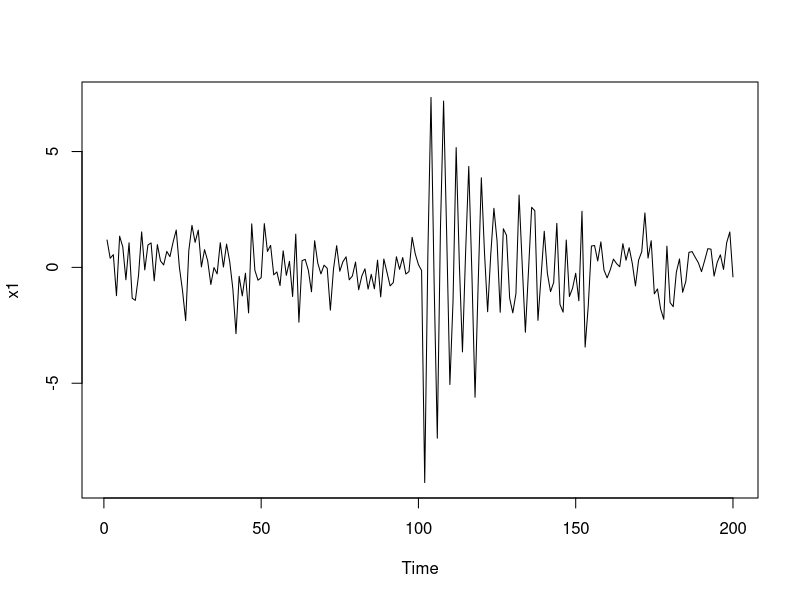
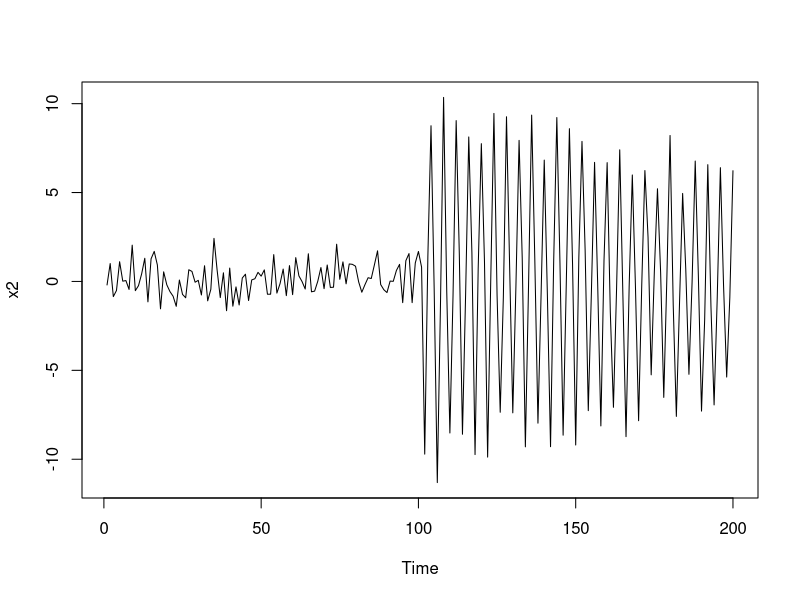
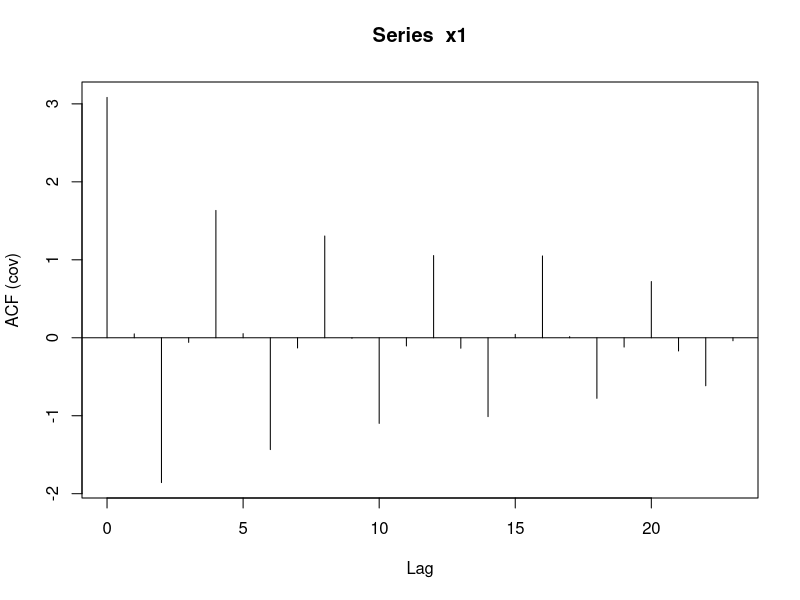
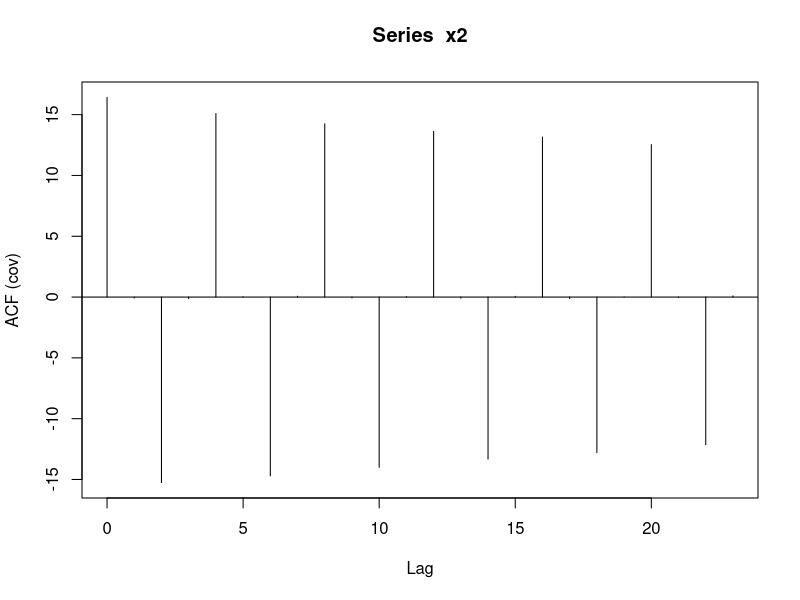

R code for these plots, in order:
## ---- chunk 1
knitr::opts_chunk$set(echo = TRUE)
## ---- chunk 2
s1 = c(rep(0,100) , 10*exp(-(1:100)/20)*cos(2*pi*1:100/4)) 
x1 = ts(s1 + rnorm(200, 0, 1)) 
mean(x1)
plot(x1)


s2 = c(rep(0,100) , 10*exp(-(1:100)/200)*cos(2*pi*1:100/4)) 
x2 = ts(s2 + rnorm(200, 0, 1)) 
mean(x2)
plot(x2)
## ---- chunk 3
acf1 = acf(x1, type = "covariance")
acf2 = acf(x2, type = "covariance")
